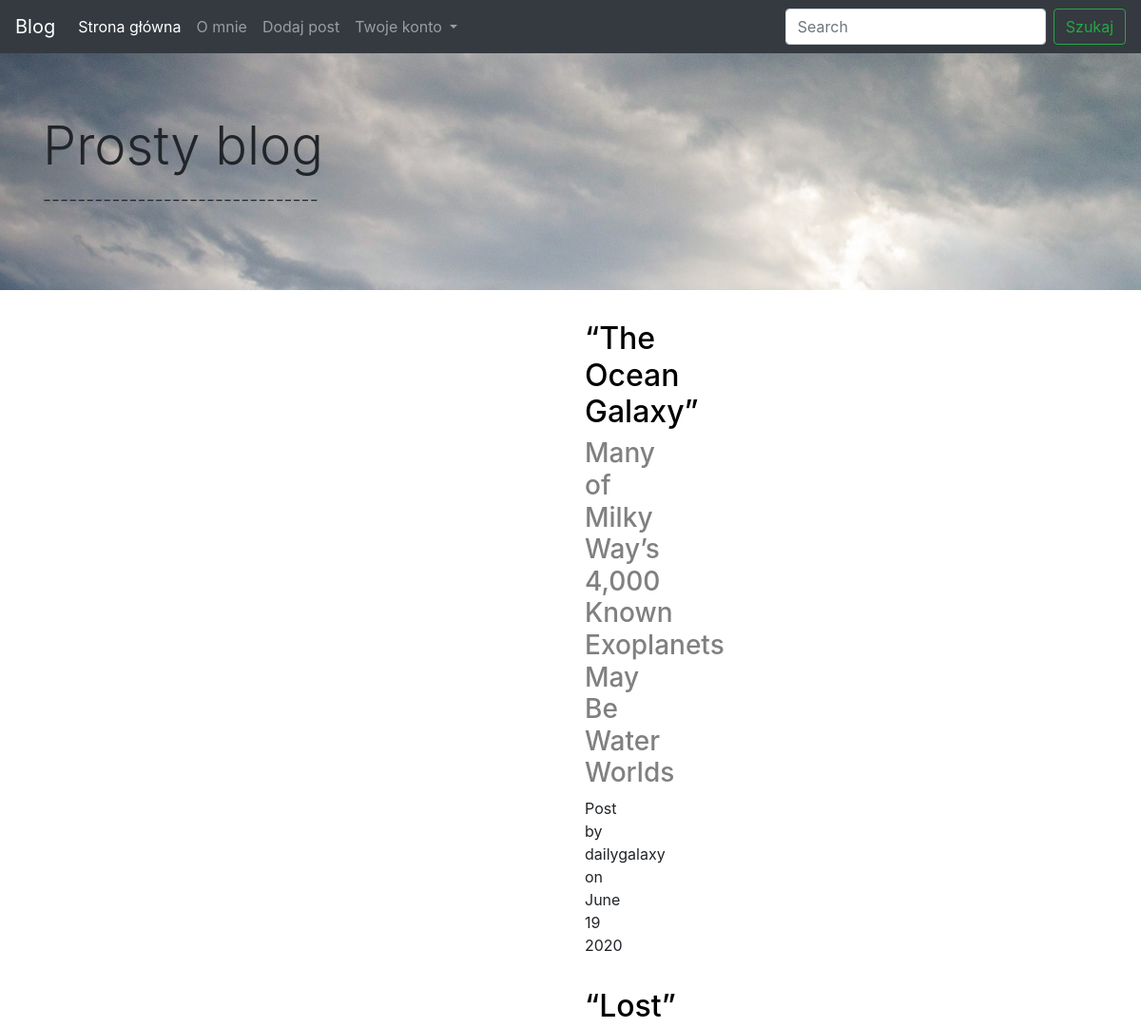
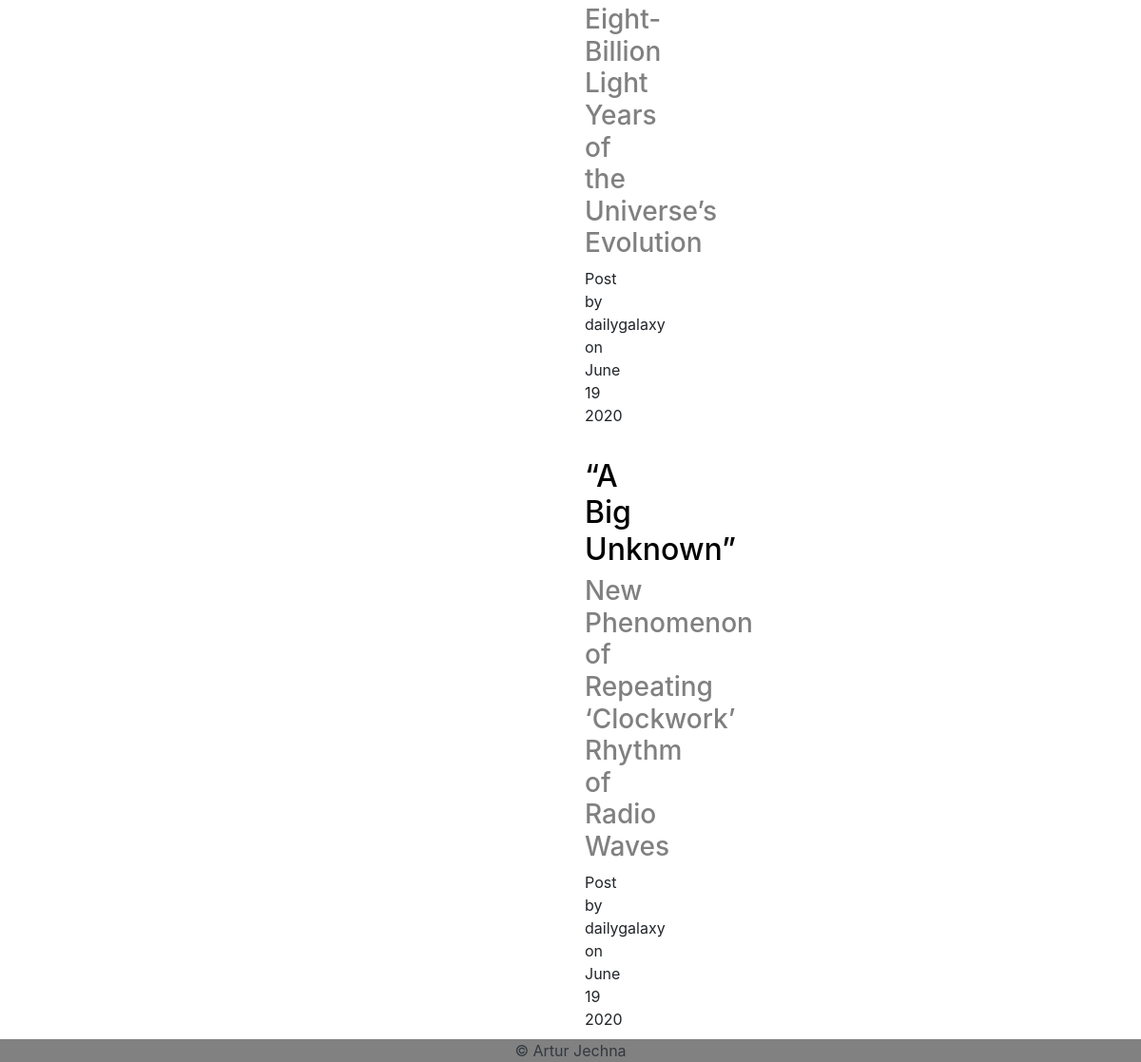
The page / on the database its author committed (2 pictures, top to bottom).
### app/routes.py (models this page shows)
class Blogpost(db.Model):
    id = db.Column(db.Integer, primary_key=True)
    title = db.Column(db.String(50))
    subtitle = db.Column(db.String(50))
    author = db.Column(db.String(30))
    date_posted = db.Column(db.DateTime)
    content = db.Column(db.Text)

### app/routes.py (the view)
@app.route('/')
def main():
    dane = {'tytul': 'Prosty blog', 'tresc': '--------------------------------'}
    posts = Blogpost.query.all()
    return render_template('index.html', tytul=dane["tytul"], tresc=dane['tresc'], posts=posts)

### app/templates/index.html (shortened to what this page needs)
{% extends "baza.html" %}
{% block content %}
    <h1 class="display-4">{{ tytul }}</h1>
    <p class="lead">{{ tresc }}</p>
{% endblock %}
{% block kontentPostu %}
    <div class="container">
        <div class="row">
            <div class="col-lg-8 col-md-10 mx-auto">
            {% for post in posts %}
                <div class="post-preview">
                    <a href="{{ url_for('kontent', post_id=post.id) }}">
                        <h2 id='post_tytul'class="post-title">
                            {{ post.title }}
                        </h2>
                        <h3 id='podtytul' class="post-subtitle">
                            {{ post.subtitle }}
                        </h3>
                    </a>
                    <p class="post-meta"> Post by {{ post.author }} on {{ post.date_posted.strftime('%B %d %Y') }}</p>
                </div>
            {% endfor %}
            </div>
        </div>
    </div>
{% endblock %}

### app/templates/baza.html (shortened to what this page needs)
<!doctype html>
<html lang="en">
  <head>
    <link rel="stylesheet" href="https://stackpath.bootstrapcdn.com/bootstrap/4.5.0/css/bootstrap.min.css">
  </head>
  <body>
    <nav class="navbar navbar-expand-lg navbar-dark bg-dark">
        <a class="navbar-brand" href="/">Blog</a>
        <div class="collapse navbar-collapse" id="navbarSupportedContent">
            <ul class="navbar-nav mr-auto">
                <li class="nav-item active">
                    <a class="nav-link" href="/">Strona główna <span class="sr-only">(current)</span></a>
                </li>
                <li class="nav-item">
                    <a class="nav-link" href="/about">O mnie</a>
                </li>
                <li class="nav-item">
                    <a class="nav-link" href="/dodaj" tabindex="-1" aria-disabled="true">Dodaj post</a>
                </li>
                <li class="nav-item dropdown">
                    <a class="nav-link dropdown-toggle" href="#" id="navbarDropdown" role="button" data-toggle="dropdown" aria-haspopup="true" aria-expanded="false">
                        Twoje konto
                    </a>
                </li>
            </ul>
            <form class="form-inline my-2 my-lg-0">
                <input class="form-control mr-sm-2" type="search" placeholder="Search" aria-label="Search">
                <button class="btn btn-outline-success my-2 my-sm-0" type="submit">Szukaj</button>
            </form>
        </div>
    </nav>
    <div id='header' class="jumbotron jumbotron-fluid">
        <div class="container">
            {% block content %}{% endblock %}
        </div>
    </div>
    <div id="posty">
        {% block kontentPostu %}{% endblock %}
    </div>
    <div id="stopka"><footer>
        &copy; Artur Jechna
    </footer></div>
  </body>
</html>

### app/templates/baza.html (style rules this page uses)
#header { background-image: url("/img/volcano.jpg"); }
#posty { margin-left: 600px; margin-right: 600px; text-align: justify; }
#post_tytul { color: black; }
#podtytul { color: grey; }
#stopka { background-color: #818182; color: #32383e; text-align: center; position: absolute; bottom: 0; width: 100%; }

### rows shown on the page
Blogpost: title "“The Ocean Galaxy”", subtitle "Many of Milky Way’s 4,000 Known Exoplanets May Be Water Worlds", author "dailygalaxy", date_posted "June 19 2020"
Blogpost: title "“Lost”", subtitle "Eight-Billion Light Years of the Universe’s Evolution", author "dailygalaxy", date_posted "June 19 2020"
Blogpost: title "“A Big Unknown”", subtitle "New Phenomenon of Repeating ‘Clockwork’ Rhythm of Radio Waves", author "dailygalaxy", date_posted "June 19 2020"

### other values the page prints
{{ tytul }} "Prosty blog"
{{ tresc }} "--------------------------------"
